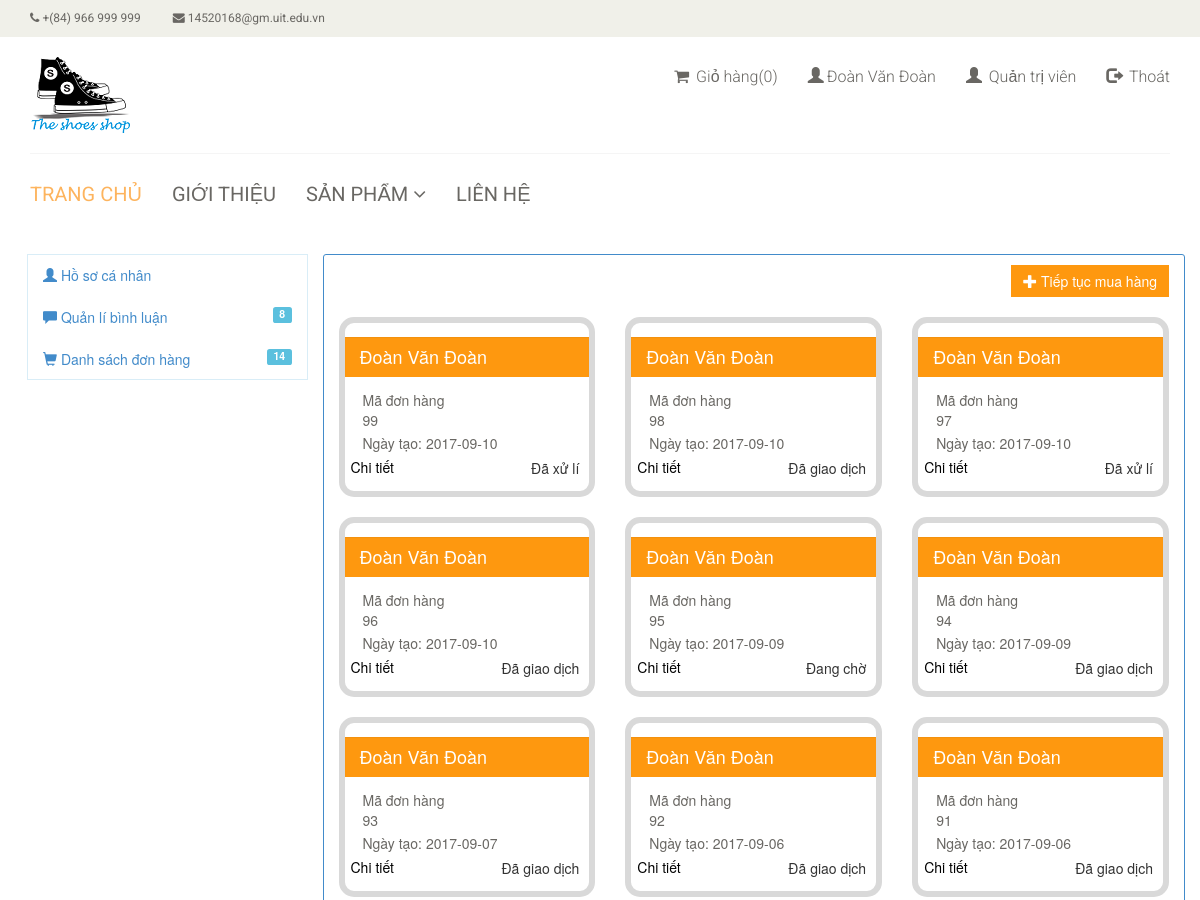
The page /nguoidung/index.php?p=danhsachdonhang (signed in, upper part) on the database as committed earlier.
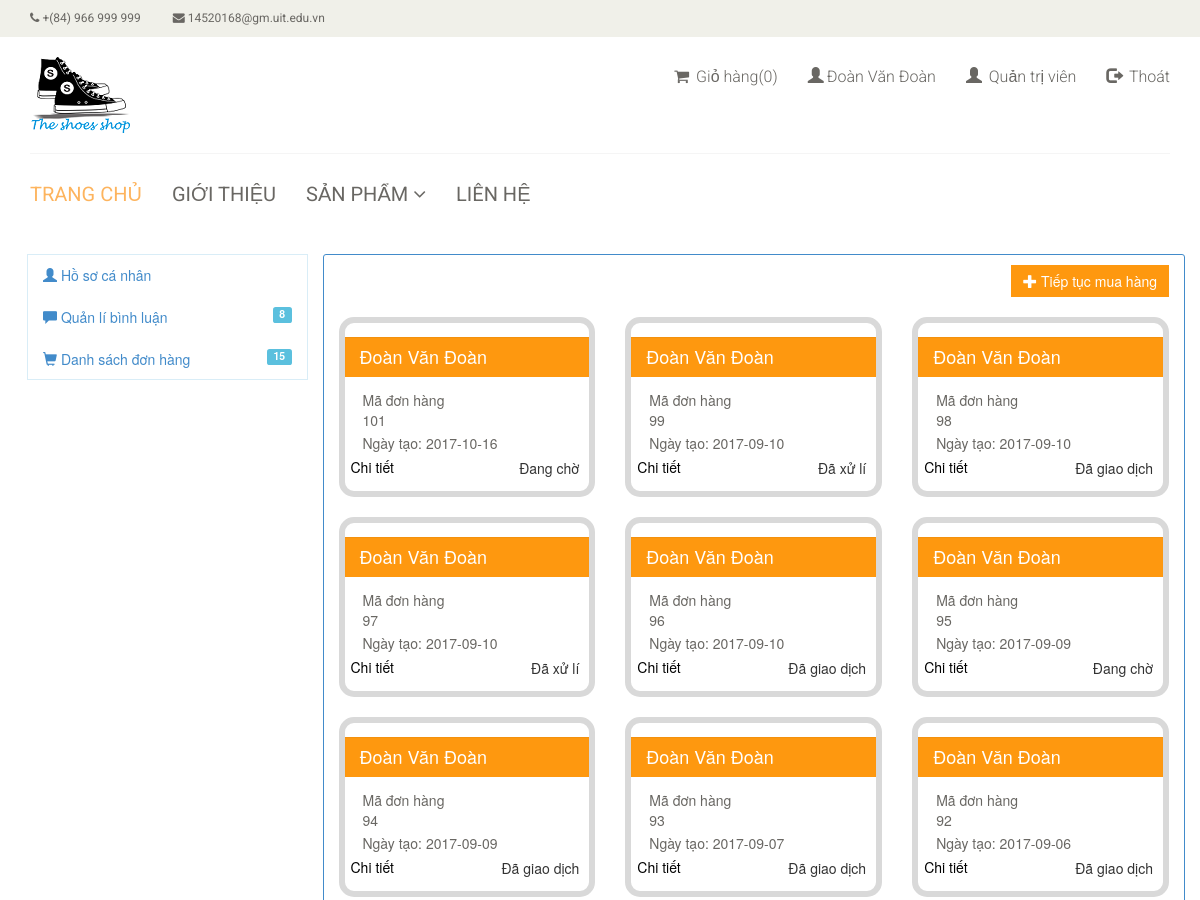
The same page on the database as committed later.
### tables this page shows
CREATE TABLE `donhang` (
  `id_don_hang` int(11) NOT NULL,
  `code` varchar(255) NOT NULL,
  `tai_khoan` varchar(100) NOT NULL,
  `ten_khach_hang` varchar(100) NOT NULL,
  `so_dien_thoai_khach_hang` varchar(20) NOT NULL,
  `email_khach_hang` varchar(100) NOT NULL,
  `ngay_dat_hang` date NOT NULL,
  `dia_chi_khach_hang` text NOT NULL,
  `ten_nguoi_nhan` varchar(100) NOT NULL,
  `email_nguoi_nhan` varchar(100) NOT NULL,
  `so_dien_thoai_nguoi_nhan` int(20) NOT NULL,
  `dia_chi_nguoi_nhan` text NOT NULL,
  `thue_GTGT` int(100) NOT NULL,
  `tong_tien` int(100) NOT NULL,
  `trang_thai` varchar(50) NOT NULL
);

### function/trangchu.php (called while the page is built, shortened)
<?php
	function checkQuyenHan($taikhoan){
		$qr="SELECT level FROM nguoidung WHERE tai_khoan='$taikhoan'";
		return mysql_query($qr);
	}
?>

### nguoidung/function/nguoidung.php (called while the page is built, shortened)
<?php
	function dsDonHangNguoiDung($taikhoan){
		$qr="SELECT * from donhang dh, nguoidung nd
			WHERE nd.tai_khoan=dh.tai_khoan  AND
			nd.tai_khoan='$taikhoan' order by id_don_hang desc";
		return mysql_query($qr);
	}
	function demBL($taikhoan){
		$qr="SELECT COUNT(*) as sobl FROM binhluan WHERE id_nguoi_dung=(SELECT id_nguoi_dung FROM nguoidung WHERE tai_khoan='$taikhoan')";
		return mysql_query($qr);
	}
	function demDH($taikhoan){
		$qr="SELECT COUNT(*) as sodh FROM donhang WHERE tai_khoan='$taikhoan'";
		return mysql_query($qr);
	}
?>

### nguoidung/pagend/danhsachdonhang.php (the view)
<link rel="stylesheet" href="css/danhsachdonhang.css">
<div class="row">
       <div class="col-sm-12"><a class="btn icon-btn btn-primary pull-right" href="/bangiay_v2" id="tt_muasam"><span class="glyphicon btn-glyphicon glyphicon-plus img-circle"></span> Tiếp tục mua hàng</a></div>
    <?php
      if(isset($_SESSION['username']))
        $taikhoan=$_SESSION['username'];
      $donhang = dsDonHangNguoiDung($taikhoan);
      while ($row_donhang=mysql_fetch_array($donhang)) {
    ?>
         <div class="col-xs-12 col-sm-4 col-md-4 col-lg-4">
        <div class="thumbnail">
            <div class="caption">
                <div class='col-lg-12'>
                </div>
                <div class='col-lg-12 well well-add-card' style="color: white;background-color: #FE980F;">
                    <h4><?php echo $row_donhang['ten_khach_hang']?></h4>
                </div>
                <div class='col-lg-12' style="color: #696763;">
                    <p>Mã đơn hàng</br><?php echo $row_donhang['id_don_hang']?></p>
                    <p class"text-muted">Ngày tạo: <?php echo $row_donhang['ngay_dat_hang']?></p>
                </div>
               <form action="index.php?p=chitietdonhang&iddh=<?php echo $row_donhang['id_don_hang']?>" method="post">
                   <input type="submit" name="btn_ChiTiet" style="border: 0px solid;color: black;background-color: white;" value="Chi tiết">
               </form>
                <p class="pull-right" style="margin-right: 10px;margin-top: -20px;">
                    <?php
                       if ($row_donhang['trang_thai']=='dang_cho')
                            echo "Đang chờ";
                        else {
                                if ($row_donhang['trang_thai']=='da_xu_li')
                                     echo "Đã xử lí";
                                 else {
                                    if ($row_donhang['trang_thai']=='da_giao_dich')
                                        echo "Đã giao dịch";
                                 }
                        }
                ?>
                </p>
            </div>
        </div>
    </div>
    <?php
     }
     ?>
</div>

### nguoidung/index.php (shortened to what this page needs)
<?php
include $_SERVER["DOCUMENT_ROOT"] . "/bangiay_v2/nguoidung/function/nguoidung.php";
if (isset($_GET["p"]))
	$p=$_GET["p"];
else
	$p="";
?>
<!DOCTYPE html>
<html lang="en">
<head>
	<link href="css/bootstrap.min.css" rel="stylesheet">
	<link href="css/font-awesome.min.css" rel="stylesheet">
	<link href="css/prettyPhoto.css" rel="stylesheet">
	<link href="css/price-range.css" rel="stylesheet">
	<link href="css/animate.css" rel="stylesheet">
	<link href="css/main.css" rel="stylesheet">
	<link href="css/responsive.css" rel="stylesheet">
	<link rel="stylesheet" href="css/bootstrap.css">
	<link rel="stylesheet" href="css/bootstrap.min.css">
	<link rel="stylesheet" href="css/thongtinnguoidung.css">
	<link rel="stylesheet" href="css/inputImage.css">
</head>
<body>
	<header id="header">
		<?php require "blocks/header.php"; ?>
	</header>
	<section>
		<div class="container">
			<div class="row">
				<div class="col-sm-3">
					<?php
					require "blocks/leftnguoidung.php"
					?>
				</div>
				<div class="col-sm-9" style="padding-right: 0px;margin-bottom: 20px;margin-top: 10px;">
					<div class="panel-heading resume-heading" style="border: 1px solid;border-color: #428bca;">
						<?php
						switch($p){
							case "danhsachdonhang"    : require "pagend/danhsachdonhang.php";break;
						}
						?>
					</div>
				</div>
			</div>
		</div>
	</section>
</body>
</html>

### nguoidung/blocks/header.php (shortened to what this page needs)
<div class="header">
		<div class="header_top">
			<div class="container">
				<div class="row">
					<div class="col-sm-6">
						<div class="contactinfo">
							<ul class="nav nav-pills">
								<li><a href="#"><i class="fa fa-phone"></i> +(84) 966 999 999</a></li>
								<li><a href="#"><i class="fa fa-envelope"></i> 14520168@gm.uit.edu.vn</a></li>
							</ul>
						</div>
					</div>
					</div>
				</div>
			</div>
		</div>
		<div class="header-middle">
			<div class="container">
				<div class="row">
					<div class="col-sm-4">
						<div class="logo pull-left">
							<a href="/bangiay_v2"><img src="../images/home/logo.jpg" alt="" /></a>
						</div>
					</div>
					<div class="col-sm-8">
						<div class="shop-menu pull-right">
							<ul class="nav navbar-nav" >
								<?php
									$ok=1;
									if ($ok != 2)
									 {
										echo '<li><a href="/bangiay_v2/index.php?p=giohangds"><i class="fa fa-shopping-cart"></i> Giỏ hàng(0)</a></li>';
									} else {
										$items = $_SESSION['cart'];
										echo '<li><a href="/bangiay_v2/index.php?p=giohangds"><i class="fa fa-shopping-cart"></i> Giỏ hàng('.count($items).')</a></li>';
									}
								?>
								<?php
									include $_SERVER["DOCUMENT_ROOT"] . "/bangiay_v2/function/trangchu.php";
							       if (isset($_SESSION['username']) ){
							        echo "<li><a href='/bangiay_v2/nguoidung/index.php'><i class='glyphicon glyphicon-user'></i>$_SESSION[hoten] </a></li>";
							        $taikhoan=$_SESSION['username'];
							        $check=checkQuyenHan($taikhoan);
							        while ($row_checkQH=mysql_fetch_array($check)) {
							        	$QH=$row_checkQH['level'];
							        }
							        if ($QH>=1){
							        	echo"<li><a href='/bangiay_v2/admin/index.php'><i class='glyphicon glyphicon-user'></i> Quản trị viên</a></li>";
							        }
							        echo"<li><a href='../index.php?p=dangxuat'><i class='glyphicon glyphicon-log-out'></i> Thoát</a></li>";
							       }
							       else{
							       		echo "<script> location.replace('../index.php?p=dangnhap'); </script>";
							       }
						       ?>
							</ul>
						</div>
					</div>
				</div>
			</div>
		</div>
		<div class="header-bottom">
			<div class="container">
				<div class="row">
					<div class="col-sm-7">
						<div class="mainmenu pull-left">
							<ul class="nav navbar-nav collapse navbar-collapse">
								<li><a href="/bangiay_v2" class="active">Trang chủ</a></li>
								<li><a href="/bangiay_v2/index.php?p=gioithieu" class="">Giới thiệu</a></li>
								<li class="dropdown"><a href="#">Sản phẩm<i class="fa fa-angle-down"></i></a>
                                </li>
								<li><a href="../index.php?p=lienhe">Liên hệ</a></li>
							</ul>
						</div>
					</div>
				</div>
			</div>
		</div>

### nguoidung/blocks/leftnguoidung.php
<link href="css/chitietnguoidung.css" rel="stylesheet">
<div class="container">
  <div class="row">
    <div class="col-sm-3" style="text-transform: inherit;margin-bottom: 20px;">
      <ul class="nav nav-pills nav-stacked nav-email shadow mb-20" id="mn_trai_nguoidung">
        <li>
          <a href="index.php?p=hosocanhan"><i class="glyphicon glyphicon-user"></i> Hồ sơ cá nhân </a>
        </li>
        <li>
          <a href="index.php?p=quanlibinhluan">
            <i class="glyphicon glyphicon-comment"></i> Quản lí bình luận <span class="label label-info pull-right inbox-notification"><?php
            if (isset($_SESSION['username'])){
              $taikhoan = $_SESSION['username'];
              $so_binh_luan = demBL($taikhoan);
              while ($row_bl=mysql_fetch_array($so_binh_luan)) {
                echo $row_bl['sobl'];
              }
            }
            ?></span>
          </a>
        </li>
        <li>
          <a href="index.php?p=danhsachdonhang">
            <i class="glyphicon glyphicon-shopping-cart"></i> Danh sách đơn hàng <span class="label label-info pull-right inbox-notification">
                <?php
                  if (isset($_SESSION['username'])){
                    $taikhoan = $_SESSION['username'];
                    $so_dh = demDH($taikhoan);
                    while ($row_dh=mysql_fetch_array($so_dh)) {
                      echo $row_dh['sodh'];
                    }
                  }
                ?>
            </span>
          </a>
        </li>
      </ul>
    </div>
  </div>
</div>

### nguoidung/css/main.css (style rules this page uses)
body { font-family: 'Roboto', sans-serif; background:; position: relative; font-weight:400px; }
ul li { list-style: none; }
a { -webkit-transition: 300ms; -moz-transition: 300ms; -o-transition: 300ms; transition: 300ms; }
h1, h2, h3, h4, h5, h6 { font-family: 'Roboto', sans-serif; }
.header_top { background: none repeat scroll 0 0 #F0F0E9; }
.contactinfo ul li:first-child { margin-left: -15px; }
.contactinfo ul li a { font-size: 12px; color: #696763; font-family: 'Roboto', sans-serif; }
.header-middle .container .row { border-bottom: 1px solid #f5f5f5; margin-left: 0; margin-right: 0; padding-bottom: 20px; padding-top: 20px; }
.header-middle .container .row .col-sm-4 { padding-left: 0; }
.header-middle .container .row .col-sm-8 { padding-right:0; }
.shop-menu ul li { display:inline-block; padding-left: 15px; padding-right: 15px; }
.shop-menu ul li:last-child { padding-right: 0; }
.shop-menu ul li a { background: #FFFFFF; color: #696763; font-family: 'Roboto', sans-serif; font-size: 16px; font-weight: 300; padding:0; padding-right: 0; margin-top: 10px; }
.shop-menu ul li a i { margin-right:3px; }
.header-bottom { padding-bottom: 30px; padding-top: 30px; }
.navbar-collapse.collapse { padding-left: 0; }
.mainmenu ul li { padding-right: 15px; padding-left: 15px; }
.mainmenu ul li:first-child { padding-left: 0px; }
.mainmenu ul li a { color: #696763; font-family: 'Roboto', sans-serif; font-size: 20px; text-transform: uppercase; font-weight: 400; padding: 0; padding-bottom: 10px; }
.mainmenu ul li a:hover, .mainmenu ul li a.active, .shop-menu ul li a.active { background:none; color:#fdb45e; }
.fa-angle-down { padding-left: 5px; }
.well { background-color: #FFFFFF; border: 1px solid #F7F7F0; border-radius: 4px; box-shadow: none; margin-bottom: 20px; min-height: 20px; padding: 35px; }
.btn.btn-primary { background:#FE980F; border: 0 none; border-radius: 0; margin-top: 16px; }
.btn.btn-primary ,#tt_muasam { margin-top: 0px; margin-bottom: 20px; }

### nguoidung/css/chitietnguoidung.css (style rules this page uses)
.fa { display:inline-block;font:normal normal normal 14px/1 FontAwesome;font-size:inherit;text-rendering:auto;-webkit-font-smoothing:antialiased;-moz-osx-font-smoothing:grayscale;transform:translate(0, 0) }
.pull-right { float:right }
.pull-left { float:left }
.fa-shopping-cart:before { content:"\f07a" }
.fa-phone:before { content:"\f095" }
.fa-envelope:before { content:"\f0e0" }
.fa-angle-down:before { content:"\f107" }
#mn_trai_nguoidung { margin-left: -18px; margin-top: 10px; border: 5px solid #d9edf7; border-width: 1px; }

### nguoidung/css/danhsachdonhang.css (style rules this page uses)
.well { min-height: 20px; padding: 0px; margin-bottom: 20px; background-color: #D9D9D9; border: 1px solid #D9D9D9; border-radius: 0px; -webkit-box-shadow: inset 0 1px 1px rgba(0,0,0,.05); box-shadow: inset 0 1px 1px rgba(0,0,0,.05); padding-left: 15px; border:0px; }
.thumbnail .caption { padding: 9px; color: #333; padding-left: 0px; padding-right: 0px; }
p { margin:3px; }
.well-add-card { margin-bottom:10px; }
.thumbnail { display: block; padding: 4px; margin-bottom: 20px; line-height: 1.42857143; background-color: #fff; border: 6px solid #D9D9D9; border-radius: 15px; -webkit-transition: border .2s ease-in-out; -o-transition: border .2s ease-in-out; transition: border .2s ease-in-out; padding-left: 0px; padding-right: 0px; }
.btn { border-radius:0px; }

Rows that differ between the two databases and show on the page:
no longer on this page (row unchanged): donhang: ten_khach_hang "Đoàn Văn Đoàn", id_don_hang "91", ngay_dat_hang "2017-09-06", trang_thai "Đã giao dịch"
added donhang: ten_khach_hang "Đoàn Văn Đoàn", id_don_hang "101", ngay_dat_hang "2017-10-16", trang_thai "Đang chờ"
Other text that changed with them:
new list line: "15"
list line gone: "14"
